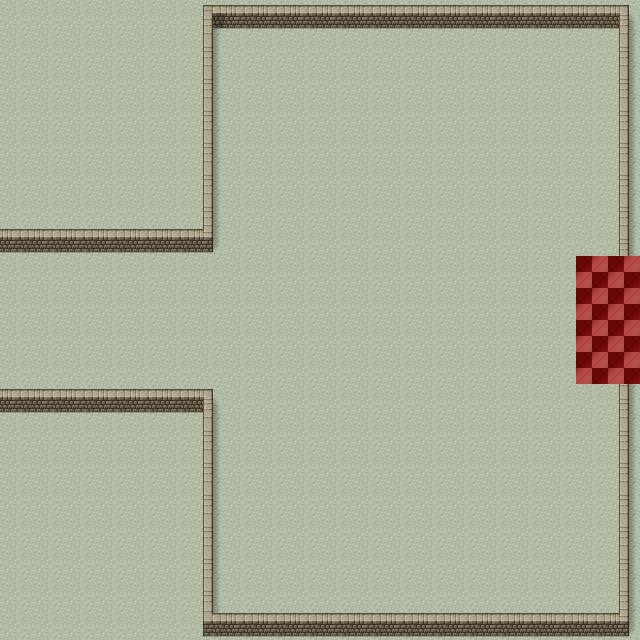

Below is a game level as drawn by its tile map, then a one-line description and the .tmx that defines it (tile-layer data replaced by summaries):
An orthogonal 20x20 tile map with 32x32 px tiles, 2 tile layers (groundLayer, wallLayer) and 1 object (start).

<map version="1.10" tiledversion="1.10.2" orientation="orthogonal" renderorder="right-down" width="20" height="20" tilewidth="32" tileheight="32" infinite="0" nextlayerid="5" nextobjectid="2">
 <editorsettings>
  <export target="room1.tmj" format="json" />
 </editorsettings>
 <tileset firstgid="1" name="pippoya" tilewidth="32" tileheight="32" tilecount="1064" columns="8">
  <image source="pippoya.png" width="256" height="4256" />
 </tileset>
 <layer id="1" name="groundLayer" width="20" height="20">
  <data>[400 cells, 400 non-empty, 2 distinct tile ids]</data>
 </layer>
 <objectgroup id="3" name="objectLayer">
  <object id="1" name="start" x="76" y="330.667">
   <point />
  </object>
 </objectgroup>
 <layer id="2" name="wallLayer" width="20" height="20">
  <data>[400 cells, 68 non-empty, 6 distinct tile ids]</data>
 </layer>
</map>
